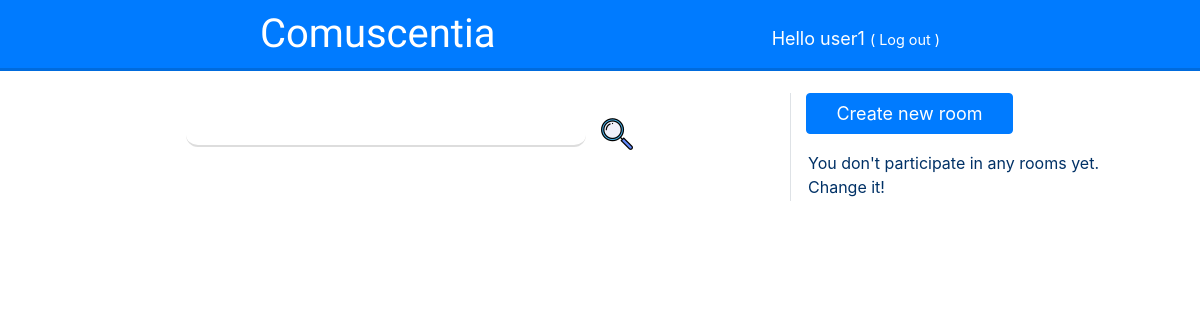
The app's page / (signed in), older data.
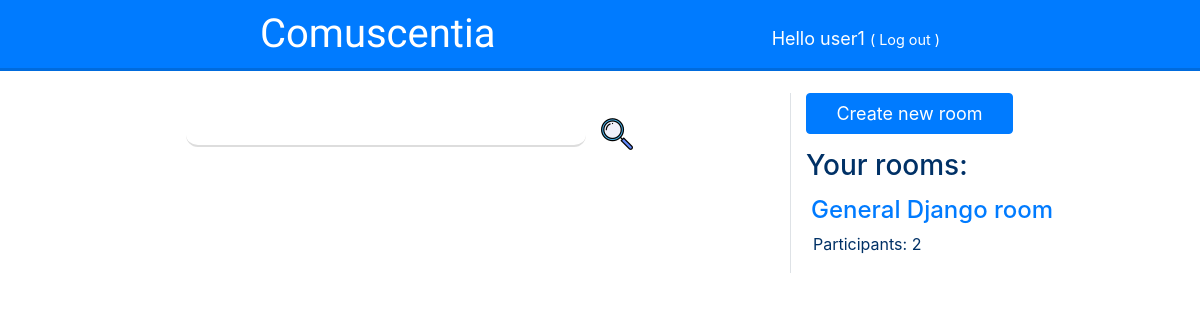
The same page, newer data.
### comuscentia/models.py (models this page shows)
class Room(models.Model):
	owner = models.ForeignKey(settings.AUTH_USER_MODEL, on_delete=models.CASCADE)
	title = models.CharField(max_length=200)
	created_date = models.DateTimeField(default=timezone.now)
	description = models.CharField(max_length=200)
	textblock = models.TextField(default="Text field for learning stuff. We advice to start with a link to the chat.")
	def __str__(self):
		return '%s by %s' % (self.title, self.owner)

### comuscentia/views.py (the view)
# urls.py: path('', views.index, name='index'),
def index(request):
	form = SearchForm()
	if request.user.is_authenticated:
		user_rooms = Participation.objects.filter(user=request.user)
		rooms = []
		for user_room in user_rooms:
			print(user_room)
			room = user_room.room
			print(room)
			rooms.append((room, participants(room)))
			print(rooms)
		return render(request, 'comuscentia/index.html', {'form': form, 'rooms': rooms})
	else:
		return render(request, 'comuscentia/index.html', {'form': form})

### comuscentia/forms.py
class SearchForm(forms.Form):
	search_field = forms.CharField(label="", max_length=100, widget=forms.TextInput(attrs={'id':'search_field'}))

### comuscentia/models.py (called while the page is built)
	def __str__(self):
		return '%s in %s' % (self.user, self.room)

### comuscentia/views.py (called while the page is built)
def participants(room):
	return len(Participation.objects.filter(room=room))

### comuscentia/templates/comuscentia/index.html (shortened to what this page needs)
{% extends 'comuscentia/base.html' %}
{% block content %}
<div class="content container">
    <div class="row">
        <div class="col-md-8">
            <br>
			<form class="center" method="post" id="search_form">
    		{{ form.as_table }}
    		<input class="btn search" type="submit" value="">
  			</form>
            <br>
		</div>
		<div class="col-md-4 border-left">
		{% if user.is_authenticated %}
			<a class="btn btn-primary" href="{% url 'new_room' %}" role="button">Create new room</a><br>
			{% if not rooms %}
				<p>You don't participate in any rooms yet. Change it!</p>
			{% else %}
				<h3>Your rooms:</h3>
				{% for room in rooms %}
					<div class="room">
						<h4><a href="{% url 'room' pk=room.0.pk %}">{{ room.0.title }}</a></h4>
						<p>Participants: {{ room.1 }}</p>
					</div>
				{% endfor %}
			{% endif %}
		{% else %}
			<a class="btn" href="{% url 'django_registration_register' %}">Registration</a><br>
			<a class="btn" href="{% url 'login' %}">Login</a>
		{% endif %}
		</div>
	</div>
</div>
{% endblock %}

Row changes from the older to the newer data that the page shows:
added Room: title "General Django room", owner "2"
Text that changed along with them:
text no longer shown: "You don't participate in any rooms yet. Change it!"
text now shown: "Your rooms:"
